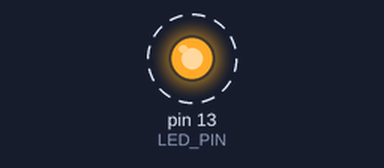
This sketch was run on a simulated Arduino Nano, built with avr-gcc and run on an emulated ATmega328P. On the bench: output pins drawn as LEDs (lit = HIGH). Dashed ring = blinking. What the sketch prints to the serial monitor is not drawn.

Above: at 0.2 s.
Timing chart, 0 to 3.0 s (numbered marks = the images above):
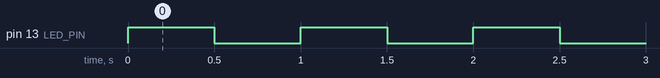

The sketch:

p01_hello_nano.ino
```cpp
// Project 1: Hello Nano
// The little orange light on your Nano is wired to pin 13.
// This sketch blinks it and says hello in the Serial Monitor.

const int LED_PIN = LED_BUILTIN;   // the light on the board (pin 13)
const int ON_TIME = 500;           // how long the light stays on, in milliseconds
const int OFF_TIME = 500;          // how long it stays off

void setup() {
  pinMode(LED_PIN, OUTPUT);
  Serial.begin(9600);
  Serial.println("Hello from my Nano!");
}

void loop() {
  digitalWrite(LED_PIN, HIGH);
  Serial.println("light ON");
  delay(ON_TIME);

  digitalWrite(LED_PIN, LOW);
  Serial.println("light OFF");
  delay(OFF_TIME);
}
```

Measured:
- by itself, pin 13 (LED_PIN): alternates HIGH for 0.50 s and LOW for 0.50 s
